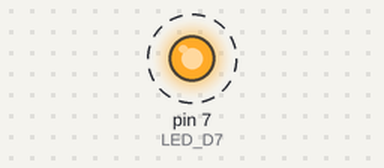
Bench run of a sketch on a simulated Arduino Uno, built with avr-gcc and run on an emulated ATmega328P. Parts: output pins drawn as LEDs (lit = HIGH). Dashed ring = blinking.

Above: at 0.5 s.
Timing chart, 0 to 4.6 s (numbered marks = the images above):
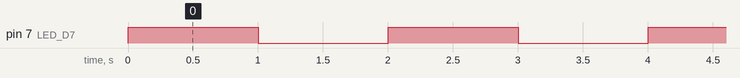

Measured:
- by itself, pin 7 (LED_D7): alternates HIGH for 1.0 s and LOW for 1.0 s

The sketch:

experience_3.ino
```cpp
#define LED_D7 7

// the setup function runs once when you press reset or power the board
void setup() {
  pinMode (LED_D7, OUTPUT);
}

// the loop function runs over and over again forever
void loop() {
  digitalWrite(LED_D7, HIGH);
  delay(1000);
  digitalWrite(LED_D7, LOW);
  delay(1000);
}
```
